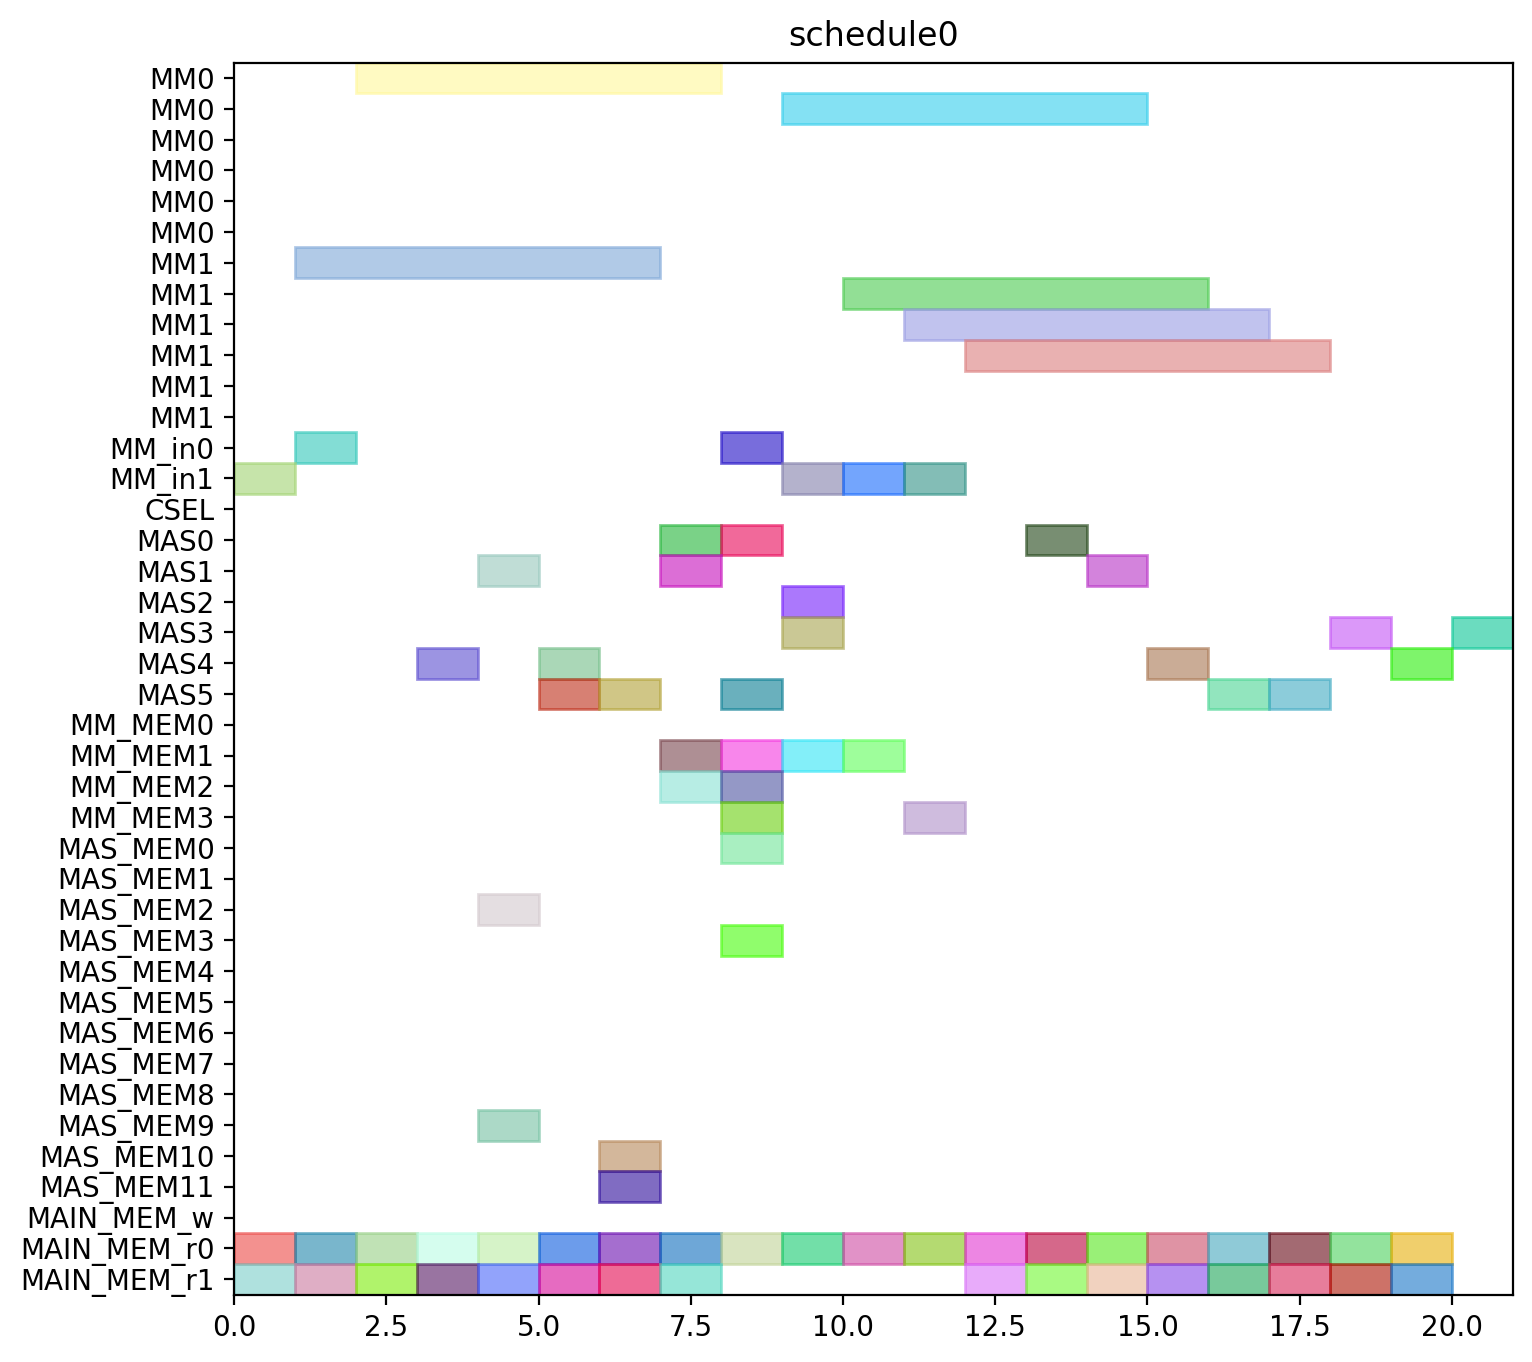

The Python source for this figure:
from pyschedule import Scenario, solvers, plotters, alt


def solve():
	horizon = 120
	S = Scenario("schedule0", horizon=horizon)

	# resource
	MM = S.Resources('MM', num=2, size=6)
	MM_in = S.Resources('MM_in', num=2)
	CSEL = S.Resource('CSEL')
	MAS = S.Resources('MAS', num=6, size=1, periods=range(1, horizon))
	MM_MEM = S.Resources('MM_MEM', num=4)
	MAS_MEM = S.Resources('MAS_MEM', num=12)
	MAIN_MEM_w = S.Resource('MAIN_MEM_w', size=1)
	MAIN_MEM_r = S.Resources('MAIN_MEM_r', num=2)

	# result of previous scheduling

	# new tasks
	c_qinv_denom_inv0 = S.Task('c_qinv_denom_inv0', length=6, delay_cost=1)
	c_qinv_denom_inv0 += alt(MM)
	c_qinv_denom_inv0_in = S.Task('c_qinv_denom_inv0_in', length=1, delay_cost=1)
	c_qinv_denom_inv0_in += alt(MM_in)
	S += c_qinv_denom_inv0_in*MM_in[0]<=c_qinv_denom_inv0*MM[0]
	S += c_qinv_denom_inv0_in*MM_in[1]<=c_qinv_denom_inv0*MM[1]
	c_qinv_denom_inv0_mem0 = S.Task('c_qinv_denom_inv0_mem0', length=1, delay_cost=1)
	c_qinv_denom_inv0_mem0 += MAIN_MEM_r[0]
	S += c_qinv_denom_inv0_mem0 <= c_qinv_denom_inv0

	c_qinv_denom_inv0_mem1 = S.Task('c_qinv_denom_inv0_mem1', length=1, delay_cost=1)
	c_qinv_denom_inv0_mem1 += MAIN_MEM_r[1]
	S += c_qinv_denom_inv0_mem1 <= c_qinv_denom_inv0

	c_qinv_denom_inv1_ = S.Task('c_qinv_denom_inv1_', length=6, delay_cost=1)
	c_qinv_denom_inv1_ += alt(MM)
	c_qinv_denom_inv1__in = S.Task('c_qinv_denom_inv1__in', length=1, delay_cost=1)
	c_qinv_denom_inv1__in += alt(MM_in)
	S += c_qinv_denom_inv1__in*MM_in[0]<=c_qinv_denom_inv1_*MM[0]
	S += c_qinv_denom_inv1__in*MM_in[1]<=c_qinv_denom_inv1_*MM[1]
	c_qinv_denom_inv1__mem0 = S.Task('c_qinv_denom_inv1__mem0', length=1, delay_cost=1)
	c_qinv_denom_inv1__mem0 += MAIN_MEM_r[0]
	S += c_qinv_denom_inv1__mem0 <= c_qinv_denom_inv1_

	c_qinv_denom_inv1__mem1 = S.Task('c_qinv_denom_inv1__mem1', length=1, delay_cost=1)
	c_qinv_denom_inv1__mem1 += MAIN_MEM_r[1]
	S += c_qinv_denom_inv1__mem1 <= c_qinv_denom_inv1_

	c_qinv0_t2 = S.Task('c_qinv0_t2', length=1, delay_cost=1)
	c_qinv0_t2 += alt(MAS)
	c_qinv0_t2_mem0 = S.Task('c_qinv0_t2_mem0', length=1, delay_cost=1)
	c_qinv0_t2_mem0 += MAIN_MEM_r[0]
	S += c_qinv0_t2_mem0 <= c_qinv0_t2

	c_qinv0_t2_mem1 = S.Task('c_qinv0_t2_mem1', length=1, delay_cost=1)
	c_qinv0_t2_mem1 += MAIN_MEM_r[1]
	S += c_qinv0_t2_mem1 <= c_qinv0_t2

	c_qinv1__t2 = S.Task('c_qinv1__t2', length=1, delay_cost=1)
	c_qinv1__t2 += alt(MAS)
	c_qinv1__t2_mem0 = S.Task('c_qinv1__t2_mem0', length=1, delay_cost=1)
	c_qinv1__t2_mem0 += MAIN_MEM_r[0]
	S += c_qinv1__t2_mem0 <= c_qinv1__t2

	c_qinv1__t2_mem1 = S.Task('c_qinv1__t2_mem1', length=1, delay_cost=1)
	c_qinv1__t2_mem1 += MAIN_MEM_r[1]
	S += c_qinv1__t2_mem1 <= c_qinv1__t2

	c0_t0_t2 = S.Task('c0_t0_t2', length=1, delay_cost=1)
	c0_t0_t2 += alt(MAS)
	c0_t0_t2_mem0 = S.Task('c0_t0_t2_mem0', length=1, delay_cost=1)
	c0_t0_t2_mem0 += MAIN_MEM_r[0]
	S += c0_t0_t2_mem0 <= c0_t0_t2

	c0_t0_t2_mem1 = S.Task('c0_t0_t2_mem1', length=1, delay_cost=1)
	c0_t0_t2_mem1 += MAIN_MEM_r[1]
	S += c0_t0_t2_mem1 <= c0_t0_t2

	c0_t1_t2 = S.Task('c0_t1_t2', length=1, delay_cost=1)
	c0_t1_t2 += alt(MAS)
	c0_t1_t2_mem0 = S.Task('c0_t1_t2_mem0', length=1, delay_cost=1)
	c0_t1_t2_mem0 += MAIN_MEM_r[0]
	S += c0_t1_t2_mem0 <= c0_t1_t2

	c0_t1_t2_mem1 = S.Task('c0_t1_t2_mem1', length=1, delay_cost=1)
	c0_t1_t2_mem1 += MAIN_MEM_r[1]
	S += c0_t1_t2_mem1 <= c0_t1_t2

	c0_t20 = S.Task('c0_t20', length=1, delay_cost=1)
	c0_t20 += alt(MAS)
	c0_t20_mem0 = S.Task('c0_t20_mem0', length=1, delay_cost=1)
	c0_t20_mem0 += MAIN_MEM_r[0]
	S += c0_t20_mem0 <= c0_t20

	c0_t20_mem1 = S.Task('c0_t20_mem1', length=1, delay_cost=1)
	c0_t20_mem1 += MAIN_MEM_r[1]
	S += c0_t20_mem1 <= c0_t20

	c0_t21 = S.Task('c0_t21', length=1, delay_cost=1)
	c0_t21 += alt(MAS)
	c0_t21_mem0 = S.Task('c0_t21_mem0', length=1, delay_cost=1)
	c0_t21_mem0 += MAIN_MEM_r[0]
	S += c0_t21_mem0 <= c0_t21

	c0_t21_mem1 = S.Task('c0_t21_mem1', length=1, delay_cost=1)
	c0_t21_mem1 += MAIN_MEM_r[1]
	S += c0_t21_mem1 <= c0_t21

	c1_t0_t2 = S.Task('c1_t0_t2', length=1, delay_cost=1)
	c1_t0_t2 += alt(MAS)
	c1_t0_t2_mem0 = S.Task('c1_t0_t2_mem0', length=1, delay_cost=1)
	c1_t0_t2_mem0 += MAIN_MEM_r[0]
	S += c1_t0_t2_mem0 <= c1_t0_t2

	c1_t0_t2_mem1 = S.Task('c1_t0_t2_mem1', length=1, delay_cost=1)
	c1_t0_t2_mem1 += MAIN_MEM_r[1]
	S += c1_t0_t2_mem1 <= c1_t0_t2

	c1_t1_t2 = S.Task('c1_t1_t2', length=1, delay_cost=1)
	c1_t1_t2 += alt(MAS)
	c1_t1_t2_mem0 = S.Task('c1_t1_t2_mem0', length=1, delay_cost=1)
	c1_t1_t2_mem0 += MAIN_MEM_r[0]
	S += c1_t1_t2_mem0 <= c1_t1_t2

	c1_t1_t2_mem1 = S.Task('c1_t1_t2_mem1', length=1, delay_cost=1)
	c1_t1_t2_mem1 += MAIN_MEM_r[1]
	S += c1_t1_t2_mem1 <= c1_t1_t2

	c1_t20 = S.Task('c1_t20', length=1, delay_cost=1)
	c1_t20 += alt(MAS)
	c1_t20_mem0 = S.Task('c1_t20_mem0', length=1, delay_cost=1)
	c1_t20_mem0 += MAIN_MEM_r[0]
	S += c1_t20_mem0 <= c1_t20

	c1_t20_mem1 = S.Task('c1_t20_mem1', length=1, delay_cost=1)
	c1_t20_mem1 += MAIN_MEM_r[1]
	S += c1_t20_mem1 <= c1_t20

	c1_t21 = S.Task('c1_t21', length=1, delay_cost=1)
	c1_t21 += alt(MAS)
	c1_t21_mem0 = S.Task('c1_t21_mem0', length=1, delay_cost=1)
	c1_t21_mem0 += MAIN_MEM_r[0]
	S += c1_t21_mem0 <= c1_t21

	c1_t21_mem1 = S.Task('c1_t21_mem1', length=1, delay_cost=1)
	c1_t21_mem1 += MAIN_MEM_r[1]
	S += c1_t21_mem1 <= c1_t21

	c2_t0_t2 = S.Task('c2_t0_t2', length=1, delay_cost=1)
	c2_t0_t2 += alt(MAS)
	c2_t0_t2_mem0 = S.Task('c2_t0_t2_mem0', length=1, delay_cost=1)
	c2_t0_t2_mem0 += MAIN_MEM_r[0]
	S += c2_t0_t2_mem0 <= c2_t0_t2

	c2_t0_t2_mem1 = S.Task('c2_t0_t2_mem1', length=1, delay_cost=1)
	c2_t0_t2_mem1 += MAIN_MEM_r[1]
	S += c2_t0_t2_mem1 <= c2_t0_t2

	c2_t1_t2 = S.Task('c2_t1_t2', length=1, delay_cost=1)
	c2_t1_t2 += alt(MAS)
	c2_t1_t2_mem0 = S.Task('c2_t1_t2_mem0', length=1, delay_cost=1)
	c2_t1_t2_mem0 += MAIN_MEM_r[0]
	S += c2_t1_t2_mem0 <= c2_t1_t2

	c2_t1_t2_mem1 = S.Task('c2_t1_t2_mem1', length=1, delay_cost=1)
	c2_t1_t2_mem1 += MAIN_MEM_r[1]
	S += c2_t1_t2_mem1 <= c2_t1_t2

	c2_t20 = S.Task('c2_t20', length=1, delay_cost=1)
	c2_t20 += alt(MAS)
	c2_t20_mem0 = S.Task('c2_t20_mem0', length=1, delay_cost=1)
	c2_t20_mem0 += MAIN_MEM_r[0]
	S += c2_t20_mem0 <= c2_t20

	c2_t20_mem1 = S.Task('c2_t20_mem1', length=1, delay_cost=1)
	c2_t20_mem1 += MAIN_MEM_r[1]
	S += c2_t20_mem1 <= c2_t20

	c2_t21 = S.Task('c2_t21', length=1, delay_cost=1)
	c2_t21 += alt(MAS)
	c2_t21_mem0 = S.Task('c2_t21_mem0', length=1, delay_cost=1)
	c2_t21_mem0 += MAIN_MEM_r[0]
	S += c2_t21_mem0 <= c2_t21

	c2_t21_mem1 = S.Task('c2_t21_mem1', length=1, delay_cost=1)
	c2_t21_mem1 += MAIN_MEM_r[1]
	S += c2_t21_mem1 <= c2_t21

	c_qinv0_t0 = S.Task('c_qinv0_t0', length=6, delay_cost=1)
	c_qinv0_t0 += alt(MM)
	c_qinv0_t0_in = S.Task('c_qinv0_t0_in', length=1, delay_cost=1)
	c_qinv0_t0_in += alt(MM_in)
	S += c_qinv0_t0_in*MM_in[0]<=c_qinv0_t0*MM[0]
	S += c_qinv0_t0_in*MM_in[1]<=c_qinv0_t0*MM[1]
	c_qinv0_t0_mem0 = S.Task('c_qinv0_t0_mem0', length=1, delay_cost=1)
	c_qinv0_t0_mem0 += MAIN_MEM_r[0]
	S += c_qinv0_t0_mem0 <= c_qinv0_t0

	c_qinv0_t0_mem1 = S.Task('c_qinv0_t0_mem1', length=1, delay_cost=1)
	c_qinv0_t0_mem1 += alt(MM_MEM)
	S += (c_qinv_denom_inv0*MM[0])-1 < c_qinv0_t0_mem1*MM_MEM[1]
	S += (c_qinv_denom_inv0*MM[1])-1 < c_qinv0_t0_mem1*MM_MEM[3]
	S += c_qinv0_t0_mem1 <= c_qinv0_t0

	c_qinv0_t1 = S.Task('c_qinv0_t1', length=6, delay_cost=1)
	c_qinv0_t1 += alt(MM)
	c_qinv0_t1_in = S.Task('c_qinv0_t1_in', length=1, delay_cost=1)
	c_qinv0_t1_in += alt(MM_in)
	S += c_qinv0_t1_in*MM_in[0]<=c_qinv0_t1*MM[0]
	S += c_qinv0_t1_in*MM_in[1]<=c_qinv0_t1*MM[1]
	c_qinv0_t1_mem0 = S.Task('c_qinv0_t1_mem0', length=1, delay_cost=1)
	c_qinv0_t1_mem0 += MAIN_MEM_r[0]
	S += c_qinv0_t1_mem0 <= c_qinv0_t1

	c_qinv0_t1_mem1 = S.Task('c_qinv0_t1_mem1', length=1, delay_cost=1)
	c_qinv0_t1_mem1 += alt(MM_MEM)
	S += (c_qinv_denom_inv1_*MM[0])-1 < c_qinv0_t1_mem1*MM_MEM[1]
	S += (c_qinv_denom_inv1_*MM[1])-1 < c_qinv0_t1_mem1*MM_MEM[3]
	S += c_qinv0_t1_mem1 <= c_qinv0_t1

	c_qinv0_t3 = S.Task('c_qinv0_t3', length=1, delay_cost=1)
	c_qinv0_t3 += alt(MAS)
	c_qinv0_t3_mem0 = S.Task('c_qinv0_t3_mem0', length=1, delay_cost=1)
	c_qinv0_t3_mem0 += alt(MM_MEM)
	S += (c_qinv_denom_inv0*MM[0])-1 < c_qinv0_t3_mem0*MM_MEM[0]
	S += (c_qinv_denom_inv0*MM[1])-1 < c_qinv0_t3_mem0*MM_MEM[2]
	S += c_qinv0_t3_mem0 <= c_qinv0_t3

	c_qinv0_t3_mem1 = S.Task('c_qinv0_t3_mem1', length=1, delay_cost=1)
	c_qinv0_t3_mem1 += alt(MM_MEM)
	S += (c_qinv_denom_inv1_*MM[0])-1 < c_qinv0_t3_mem1*MM_MEM[1]
	S += (c_qinv_denom_inv1_*MM[1])-1 < c_qinv0_t3_mem1*MM_MEM[3]
	S += c_qinv0_t3_mem1 <= c_qinv0_t3

	c_qinv1__t0 = S.Task('c_qinv1__t0', length=6, delay_cost=1)
	c_qinv1__t0 += alt(MM)
	c_qinv1__t0_in = S.Task('c_qinv1__t0_in', length=1, delay_cost=1)
	c_qinv1__t0_in += alt(MM_in)
	S += c_qinv1__t0_in*MM_in[0]<=c_qinv1__t0*MM[0]
	S += c_qinv1__t0_in*MM_in[1]<=c_qinv1__t0*MM[1]
	c_qinv1__t0_mem0 = S.Task('c_qinv1__t0_mem0', length=1, delay_cost=1)
	c_qinv1__t0_mem0 += MAIN_MEM_r[0]
	S += c_qinv1__t0_mem0 <= c_qinv1__t0

	c_qinv1__t0_mem1 = S.Task('c_qinv1__t0_mem1', length=1, delay_cost=1)
	c_qinv1__t0_mem1 += alt(MM_MEM)
	S += (c_qinv_denom_inv0*MM[0])-1 < c_qinv1__t0_mem1*MM_MEM[1]
	S += (c_qinv_denom_inv0*MM[1])-1 < c_qinv1__t0_mem1*MM_MEM[3]
	S += c_qinv1__t0_mem1 <= c_qinv1__t0

	c_qinv1__t1 = S.Task('c_qinv1__t1', length=6, delay_cost=1)
	c_qinv1__t1 += alt(MM)
	c_qinv1__t1_in = S.Task('c_qinv1__t1_in', length=1, delay_cost=1)
	c_qinv1__t1_in += alt(MM_in)
	S += c_qinv1__t1_in*MM_in[0]<=c_qinv1__t1*MM[0]
	S += c_qinv1__t1_in*MM_in[1]<=c_qinv1__t1*MM[1]
	c_qinv1__t1_mem0 = S.Task('c_qinv1__t1_mem0', length=1, delay_cost=1)
	c_qinv1__t1_mem0 += MAIN_MEM_r[0]
	S += c_qinv1__t1_mem0 <= c_qinv1__t1

	c_qinv1__t1_mem1 = S.Task('c_qinv1__t1_mem1', length=1, delay_cost=1)
	c_qinv1__t1_mem1 += alt(MM_MEM)
	S += (c_qinv_denom_inv1_*MM[0])-1 < c_qinv1__t1_mem1*MM_MEM[1]
	S += (c_qinv_denom_inv1_*MM[1])-1 < c_qinv1__t1_mem1*MM_MEM[3]
	S += c_qinv1__t1_mem1 <= c_qinv1__t1

	c_qinv1__t3 = S.Task('c_qinv1__t3', length=1, delay_cost=1)
	c_qinv1__t3 += alt(MAS)
	c_qinv1__t3_mem0 = S.Task('c_qinv1__t3_mem0', length=1, delay_cost=1)
	c_qinv1__t3_mem0 += alt(MM_MEM)
	S += (c_qinv_denom_inv0*MM[0])-1 < c_qinv1__t3_mem0*MM_MEM[0]
	S += (c_qinv_denom_inv0*MM[1])-1 < c_qinv1__t3_mem0*MM_MEM[2]
	S += c_qinv1__t3_mem0 <= c_qinv1__t3

	c_qinv1__t3_mem1 = S.Task('c_qinv1__t3_mem1', length=1, delay_cost=1)
	c_qinv1__t3_mem1 += alt(MM_MEM)
	S += (c_qinv_denom_inv1_*MM[0])-1 < c_qinv1__t3_mem1*MM_MEM[1]
	S += (c_qinv_denom_inv1_*MM[1])-1 < c_qinv1__t3_mem1*MM_MEM[3]
	S += c_qinv1__t3_mem1 <= c_qinv1__t3

	c0_t4_t2 = S.Task('c0_t4_t2', length=1, delay_cost=1)
	c0_t4_t2 += alt(MAS)
	c0_t4_t2_mem0 = S.Task('c0_t4_t2_mem0', length=1, delay_cost=1)
	c0_t4_t2_mem0 += alt(MAS_MEM)
	S += (c0_t20*MAS[0])-1 < c0_t4_t2_mem0*MAS_MEM[0]
	S += (c0_t20*MAS[1])-1 < c0_t4_t2_mem0*MAS_MEM[2]
	S += (c0_t20*MAS[2])-1 < c0_t4_t2_mem0*MAS_MEM[4]
	S += (c0_t20*MAS[3])-1 < c0_t4_t2_mem0*MAS_MEM[6]
	S += (c0_t20*MAS[4])-1 < c0_t4_t2_mem0*MAS_MEM[8]
	S += (c0_t20*MAS[5])-1 < c0_t4_t2_mem0*MAS_MEM[10]
	S += c0_t4_t2_mem0 <= c0_t4_t2

	c0_t4_t2_mem1 = S.Task('c0_t4_t2_mem1', length=1, delay_cost=1)
	c0_t4_t2_mem1 += alt(MAS_MEM)
	S += (c0_t21*MAS[0])-1 < c0_t4_t2_mem1*MAS_MEM[1]
	S += (c0_t21*MAS[1])-1 < c0_t4_t2_mem1*MAS_MEM[3]
	S += (c0_t21*MAS[2])-1 < c0_t4_t2_mem1*MAS_MEM[5]
	S += (c0_t21*MAS[3])-1 < c0_t4_t2_mem1*MAS_MEM[7]
	S += (c0_t21*MAS[4])-1 < c0_t4_t2_mem1*MAS_MEM[9]
	S += (c0_t21*MAS[5])-1 < c0_t4_t2_mem1*MAS_MEM[11]
	S += c0_t4_t2_mem1 <= c0_t4_t2

	c1_t4_t2 = S.Task('c1_t4_t2', length=1, delay_cost=1)
	c1_t4_t2 += alt(MAS)
	c1_t4_t2_mem0 = S.Task('c1_t4_t2_mem0', length=1, delay_cost=1)
	c1_t4_t2_mem0 += alt(MAS_MEM)
	S += (c1_t20*MAS[0])-1 < c1_t4_t2_mem0*MAS_MEM[0]
	S += (c1_t20*MAS[1])-1 < c1_t4_t2_mem0*MAS_MEM[2]
	S += (c1_t20*MAS[2])-1 < c1_t4_t2_mem0*MAS_MEM[4]
	S += (c1_t20*MAS[3])-1 < c1_t4_t2_mem0*MAS_MEM[6]
	S += (c1_t20*MAS[4])-1 < c1_t4_t2_mem0*MAS_MEM[8]
	S += (c1_t20*MAS[5])-1 < c1_t4_t2_mem0*MAS_MEM[10]
	S += c1_t4_t2_mem0 <= c1_t4_t2

	c1_t4_t2_mem1 = S.Task('c1_t4_t2_mem1', length=1, delay_cost=1)
	c1_t4_t2_mem1 += alt(MAS_MEM)
	S += (c1_t21*MAS[0])-1 < c1_t4_t2_mem1*MAS_MEM[1]
	S += (c1_t21*MAS[1])-1 < c1_t4_t2_mem1*MAS_MEM[3]
	S += (c1_t21*MAS[2])-1 < c1_t4_t2_mem1*MAS_MEM[5]
	S += (c1_t21*MAS[3])-1 < c1_t4_t2_mem1*MAS_MEM[7]
	S += (c1_t21*MAS[4])-1 < c1_t4_t2_mem1*MAS_MEM[9]
	S += (c1_t21*MAS[5])-1 < c1_t4_t2_mem1*MAS_MEM[11]
	S += c1_t4_t2_mem1 <= c1_t4_t2

	c2_t4_t2 = S.Task('c2_t4_t2', length=1, delay_cost=1)
	c2_t4_t2 += alt(MAS)
	c2_t4_t2_mem0 = S.Task('c2_t4_t2_mem0', length=1, delay_cost=1)
	c2_t4_t2_mem0 += alt(MAS_MEM)
	S += (c2_t20*MAS[0])-1 < c2_t4_t2_mem0*MAS_MEM[0]
	S += (c2_t20*MAS[1])-1 < c2_t4_t2_mem0*MAS_MEM[2]
	S += (c2_t20*MAS[2])-1 < c2_t4_t2_mem0*MAS_MEM[4]
	S += (c2_t20*MAS[3])-1 < c2_t4_t2_mem0*MAS_MEM[6]
	S += (c2_t20*MAS[4])-1 < c2_t4_t2_mem0*MAS_MEM[8]
	S += (c2_t20*MAS[5])-1 < c2_t4_t2_mem0*MAS_MEM[10]
	S += c2_t4_t2_mem0 <= c2_t4_t2

	c2_t4_t2_mem1 = S.Task('c2_t4_t2_mem1', length=1, delay_cost=1)
	c2_t4_t2_mem1 += alt(MAS_MEM)
	S += (c2_t21*MAS[0])-1 < c2_t4_t2_mem1*MAS_MEM[1]
	S += (c2_t21*MAS[1])-1 < c2_t4_t2_mem1*MAS_MEM[3]
	S += (c2_t21*MAS[2])-1 < c2_t4_t2_mem1*MAS_MEM[5]
	S += (c2_t21*MAS[3])-1 < c2_t4_t2_mem1*MAS_MEM[7]
	S += (c2_t21*MAS[4])-1 < c2_t4_t2_mem1*MAS_MEM[9]
	S += (c2_t21*MAS[5])-1 < c2_t4_t2_mem1*MAS_MEM[11]
	S += c2_t4_t2_mem1 <= c2_t4_t2

	solvers.mip.solve(S,msg=1,kind='CPLEX',ratio_gap=1.01)

	solution = [['hoge']*len(S.solution()[1]) for i in range(len(S.solution()))]
	for i in range(len(S.solution())):
		for j in range(len(S.solution()[i])):
			solution[i][j]=str(S.solution()[i][j])
	print(solution)

	cycles = int(solution[-1][3])

	pic_file_name = "/home/mfukuda/ABE/multiRAM_multiMAS_16mux/scheduling_result/stage6MM2_stage1MAS6/FP12_INV_AFTER_FPINV/schedule0.png"
	if(S.solution() != []):
		plotters.matplotlib.plot(S,img_filename=pic_file_name, show_task_labels=False, fig_size=(cycles*0.25+3, 8))

	return solution
